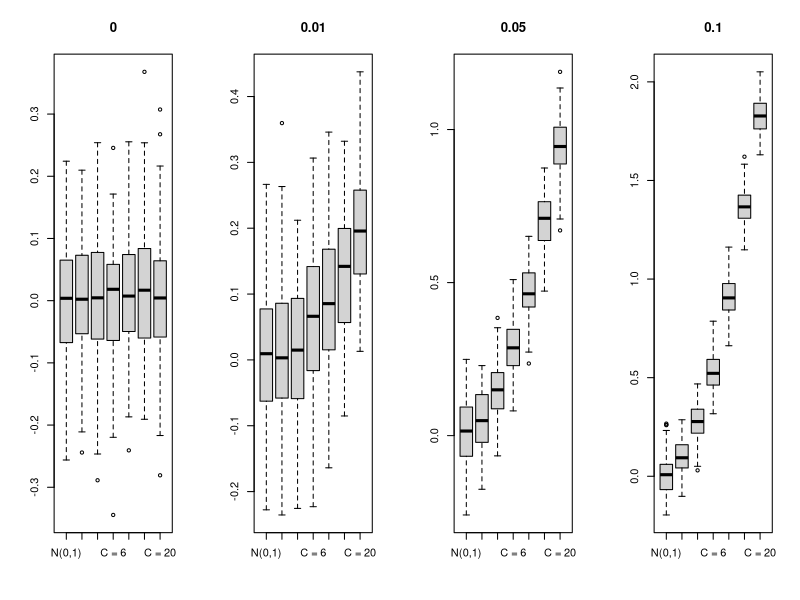

Generate this figure with R:
########################################################
#                       FUNCIONES                      #
########################################################

ruido_muestra <- function(n, gamma, c){
  # Toma gamma entre 0 y 1, el tamaño de la muestra y el valor c
  # Devuelve la muestra con ruido de tamaño gamma y valor c
  # Si gamma = 0 devuelve una normal estandar de tamaño n
  muestra <- rnorm(n, 0, 1)
  if (gamma > 0) {
    porcentaje <- floor(n*gamma)
    ruido <- rep(c, porcentaje)
    muestra.nueva <- c(muestra, ruido)
    return(muestra.nueva)
  }
  else {
    return(muestra)
  }
}

test_empirico <- function(n, gamma, c){
  # Repite el muestreo 10000 veces y usa la funcion t.test() para rechazar
  # cuando p-valor < 0.05. Devuelve el porcentaje total de rechazos
  simulaciones = rep(0, 10000)
  for (k in 1:10000) {
    resultado <- t.test(ruido_muestra(n, gamma, c), mu=0)
    if (resultado$p.value < 0.05) {
      simulaciones[k] <- 1
    }
  }
  return(sum(simulaciones)/10000)
}

#################################################################
# Creo un data frame y le cargo los resultados con un doble for #
#################################################################

resultados <- data.frame(matrix(data=0, ncol = 6, nrow = 4))
colnames(resultados) <- c('c=1', 'c=3', 'c=6', 'c=10', 'c=15', 'c=20')
rownames(resultados) <- c('g = 0', 'g = 0.01', 'g = 0.05', 'g = 0.1')
ruido.c <- c(1, 3, 6, 10, 15, 20)
proporcion.g <- c(0, 0.01, 0.05, 0.1)

for (j in 1:6) {
  for (i in 1:4) {
    resultados[i, j] <- test_empirico(100, proporcion.g[i], ruido.c[j])
    cat('Resultado para c =', ruido.c[j], 'y gamma =', proporcion.g[i],
        ': ', resultados[i,j],  fill=TRUE)
  }
}
View(resultados)

#################################################################
# Calculos auxiliares, ploteos, pruebas y otras yerbas
#################################################################

# Box plot de los promedios de n repeticiones de una normal vs normal con ruido.
# Me armo una funcion a la que llamo con distintos valores de gamma
promedios_boxplot <- function(gamma) {
  n = 100
  i=1
  promedios <- data.frame(matrix(data=0, ncol=7, nrow=n))
  colnames(promedios) <- c('N(0,1)', 'C = 1', 'C = 3', 'C = 6', 'C = 10', 'C = 15', 'C = 20')
  while (i <= n){
    promedios[i, 1] <- mean(rnorm(101, 0, 1))
    promedios[i, 2] <- mean(ruido_muestra(100, gamma, 1))
    promedios[i, 3] <- mean(ruido_muestra(100, gamma, 3))
    promedios[i, 4] <- mean(ruido_muestra(100, gamma, 6))
    promedios[i, 5] <- mean(ruido_muestra(100, gamma, 10))
    promedios[i, 6] <- mean(ruido_muestra(100, gamma, 15))
    promedios[i, 7] <- mean(ruido_muestra(100, gamma, 20))
    i <- i + 1
  }
  boxplot(promedios, main=gamma)
}
par(mfrow=c(1,4))
promedios_boxplot(0)
promedios_boxplot(0.01)
promedios_boxplot(0.05)
promedios_boxplot(0.1)


